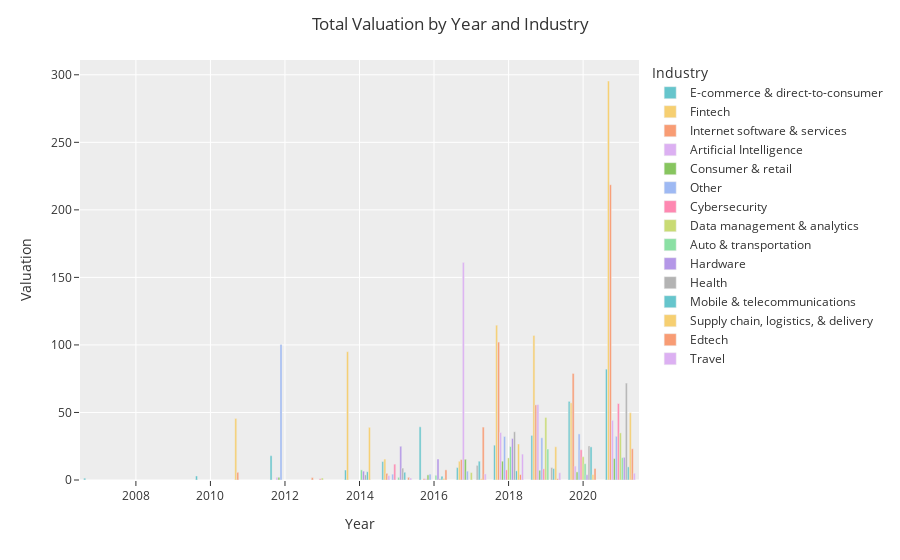

Here is the notebook cell this chart was saved with:
### Code cell
fig3 = px.bar(df_year_industry_valuation_total, x="Year", y="Valuation", color="Industry", barmode='group',color_discrete_sequence=px.colors.qualitative.Pastel)
fig3.update_layout(xaxis_title='Year',yaxis_title='Valuation',title='Total Valuation by Year and Industry')
fig3.show()

### Figure 1 — Plotly figure (JSON) as saved in the notebook; plotly's stock layout.template omitted (floating-point values rounded to 4 significant figures)
{"data": [{"alignmentgroup": "True", "hovertemplate": "Industry=E-commerce & direct-to-consumer<br>Year=%{x}<br>Valuation=%{y}<extra></extra>", "legendgroup": "E-commerce & direct-to-consumer", "marker": {"color": "rgb(102, 197, 204)", "pattern": {"shape": ""}}, "name": "E-commerce & direct-to-consumer", "offsetgroup": "E-commerce & direct-to-consumer", "orientation": "v", "showlegend": true, "textposition": "auto", "type": "bar", "x": [2007, 2010, 2012, 2014, 2015, 2016, 2017, 2018, 2019, 2020, 2021], "xaxis": "x", "y": [1.38, 3, 18, 7.4, 13.69, 39.37, 9.18, 25.8, 33.01, 58.19, 82.08], "yaxis": "y"}, {"alignmentgroup": "True", "hovertemplate": "Industry=Fintech<br>Year=%{x}<br>Valuation=%{y}<extra></extra>", "legendgroup": "Fintech", "marker": {"color": "rgb(246, 207, 113)", "pattern": {"shape": ""}}, "name": "Fintech", "offsetgroup": "Fintech", "orientation": "v", "showlegend": true, "textposition": "auto", "type": "bar", "x": [2011, 2014, 2015, 2017, 2018, 2019, 2020, 2021], "xaxis": "x", "y": [45.6, 95, 15.5, 13.88, 114.6, 107.0, 57.1, 295.4], "yaxis": "y"}, {"alignmentgroup": "True", "hovertemplate": "Industry=Internet software & services<br>Year=%{x}<br>Valuation=%{y}<extra></extra>", "legendgroup": "Internet software & services", "marker": {"color": "rgb(248, 156, 116)", "pattern": {"shape": ""}}, "name": "Internet software & services", "offsetgroup": "Internet software & services", "orientation": "v", "showlegend": true, "textposition": "auto", "type": "bar", "x": [2011, 2013, 2015, 2016, 2017, 2018, 2019, 2020, 2021], "xaxis": "x", "y": [5.7, 1.8, 4.93, 1, 15.15, 102.1, 55.6, 78.88, 218.6], "yaxis": "y"}, {"alignmentgroup": "True", "hovertemplate": "Industry=Artificial Intelligence<br>Year=%{x}<br>Valuation=%{y}<extra></extra>", "legendgroup": "Artificial Intelligence", "marker": {"color": "rgb(220, 176, 242)", "pattern": {"shape": ""}}, "name": "Artificial Intelligence", "offsetgroup": "Artificial Intelligence", "orientation": "v", "showlegend": true, "textposition": "auto", "type": "bar", "x": [2012, 2015, 2016, 2017, 2018, 2019, 2020, 2021], "xaxis": "x", "y": [2, 3.3, 1, 161.1, 35.13, 55.86, 10.3, 44.15], "yaxis": "y"}, {"alignmentgroup": "True", "hovertemplate": "Industry=Consumer & retail<br>Year=%{x}<br>Valuation=%{y}<extra></extra>", "legendgroup": "Consumer & retail", "marker": {"color": "rgb(135, 197, 95)", "pattern": {"shape": ""}}, "name": "Consumer & retail", "offsetgroup": "Consumer & retail", "orientation": "v", "showlegend": true, "textposition": "auto", "type": "bar", "x": [2012, 2016, 2017, 2018, 2019, 2020, 2021], "xaxis": "x", "y": [2, 3.78, 15.34, 13.93, 7.2, 6, 15.88], "yaxis": "y"}, {"alignmentgroup": "True", "hovertemplate": "Industry=Other<br>Year=%{x}<br>Valuation=%{y}<extra></extra>", "legendgroup": "Other", "marker": {"color": "rgb(158, 185, 243)", "pattern": {"shape": ""}}, "name": "Other", "offsetgroup": "Other", "orientation": "v", "showlegend": true, "textposition": "auto", "type": "bar", "x": [2012, 2015, 2016, 2017, 2018, 2019, 2020, 2021], "xaxis": "x", "y": [100.3, 4.35, 4.34, 6.57, 32.22, 31.24, 34.11, 32.33], "yaxis": "y"}, {"alignmentgroup": "True", "hovertemplate": "Industry=Cybersecurity<br>Year=%{x}<br>Valuation=%{y}<extra></extra>", "legendgroup": "Cybersecurity", "marker": {"color": "rgb(254, 136, 177)", "pattern": {"shape": ""}}, "name": "Cybersecurity", "offsetgroup": "Cybersecurity", "orientation": "v", "showlegend": true, "textposition": "auto", "type": "bar", "x": [2013, 2015, 2018, 2019, 2020, 2021], "xaxis": "x", "y": [1, 11.75, 7.5, 8.26, 22.4, 56.63], "yaxis": "y"}, {"alignmentgroup": "True", "hovertemplate": "Industry=Data management & analytics<br>Year=%{x}<br>Valuation=%{y}<extra></extra>", "legendgroup": "Data management & analytics", "marker": {"color": "rgb(201, 219, 116)", "pattern": {"shape": ""}}, "name": "Data management & analytics", "offsetgroup": "Data management & analytics", "orientation": "v", "showlegend": true, "textposition": "auto", "type": "bar", "x": [2013, 2017, 2018, 2019, 2020, 2021], "xaxis": "x", "y": [1.5, 5.5, 16.32, 46.3, 17.2, 34.88], "yaxis": "y"}, {"alignmentgroup": "True", "hovertemplate": "Industry=Auto & transportation<br>Year=%{x}<br>Valuation=%{y}<extra></extra>", "legendgroup": "Auto & transportation", "marker": {"color": "rgb(139, 224, 164)", "pattern": {"shape": ""}}, "name": "Auto & transportation", "offsetgroup": "Auto & transportation", "orientation": "v", "showlegend": true, "textposition": "auto", "type": "bar", "x": [2014, 2015, 2016, 2018, 2019, 2020, 2021], "xaxis": "x", "y": [7.5, 2, 3.5, 24.75, 22.93, 12.07, 16.55], "yaxis": "y"}, {"alignmentgroup": "True", "hovertemplate": "Industry=Hardware<br>Year=%{x}<br>Valuation=%{y}<extra></extra>", "legendgroup": "Hardware", "marker": {"color": "rgb(180, 151, 231)", "pattern": {"shape": ""}}, "name": "Hardware", "offsetgroup": "Hardware", "orientation": "v", "showlegend": true, "textposition": "auto", "type": "bar", "x": [2014, 2015, 2016, 2018, 2020, 2021], "xaxis": "x", "y": [6.58, 25, 15.55, 30.75, 3.92, 16.79], "yaxis": "y"}, {"alignmentgroup": "True", "hovertemplate": "Industry=Health<br>Year=%{x}<br>Valuation=%{y}<extra></extra>", "legendgroup": "Health", "marker": {"color": "rgb(179, 179, 179)", "pattern": {"shape": ""}}, "name": "Health", "offsetgroup": "Health", "orientation": "v", "showlegend": true, "textposition": "auto", "type": "bar", "x": [2014, 2015, 2016, 2017, 2018, 2019, 2020, 2021], "xaxis": "x", "y": [3.8, 8.8, 1, 10.82, 35.7, 9.18, 25.21, 71.75], "yaxis": "y"}, {"alignmentgroup": "True", "hovertemplate": "Industry=Mobile & telecommunications<br>Year=%{x}<br>Valuation=%{y}<extra></extra>", "legendgroup": "Mobile & telecommunications", "marker": {"color": "rgb(102, 197, 204)", "pattern": {"shape": ""}}, "name": "Mobile & telecommunications", "offsetgroup": "Mobile & telecommunications", "orientation": "v", "showlegend": true, "textposition": "auto", "type": "bar", "x": [2014, 2015, 2016, 2017, 2018, 2019, 2020, 2021], "xaxis": "x", "y": [6.1, 5.73, 2.8, 13.92, 6.79, 8.49, 24.51, 9.75], "yaxis": "y"}, {"alignmentgroup": "True", "hovertemplate": "Industry=Supply chain, logistics, & delivery<br>Year=%{x}<br>Valuation=%{y}<extra></extra>", "legendgroup": "Supply chain, logistics, & delivery", "marker": {"color": "rgb(246, 207, 113)", "pattern": {"shape": ""}}, "name": "Supply chain, logistics, & delivery", "offsetgroup": "Supply chain, logistics, & delivery", "orientation": "v", "showlegend": true, "textposition": "auto", "type": "bar", "x": [2014, 2016, 2017, 2018, 2019, 2020, 2021], "xaxis": "x", "y": [39, 1.2, 1, 26.65, 24.59, 4.05, 49.8], "yaxis": "y"}, {"alignmentgroup": "True", "hovertemplate": "Industry=Edtech<br>Year=%{x}<br>Valuation=%{y}<extra></extra>", "legendgroup": "Edtech", "marker": {"color": "rgb(248, 156, 116)", "pattern": {"shape": ""}}, "name": "Edtech", "offsetgroup": "Edtech", "orientation": "v", "showlegend": true, "textposition": "auto", "type": "bar", "x": [2015, 2016, 2017, 2018, 2019, 2020, 2021], "xaxis": "x", "y": [2, 7.5, 39.18, 4, 1, 8.54, 23.15], "yaxis": "y"}, {"alignmentgroup": "True", "hovertemplate": "Industry=Travel<br>Year=%{x}<br>Valuation=%{y}<extra></extra>", "legendgroup": "Travel", "marker": {"color": "rgb(220, 176, 242)", "pattern": {"shape": ""}}, "name": "Travel", "offsetgroup": "Travel", "orientation": "v", "showlegend": true, "textposition": "auto", "type": "bar", "x": [2015, 2017, 2018, 2019, 2021], "xaxis": "x", "y": [1.5, 4.5, 19.2, 5.4, 5], "yaxis": "y"}], "layout": {"barmode": "group", "legend": {"title": {"text": "Industry"}, "tracegroupgap": 0}, "margin": {"t": 60}, "title": {"text": "Total Valuation by Year and Industry"}, "xaxis": {"anchor": "y", "domain": [0, 1], "title": {"text": "Year"}}, "yaxis": {"anchor": "x", "domain": [0, 1], "title": {"text": "Valuation"}}}}
